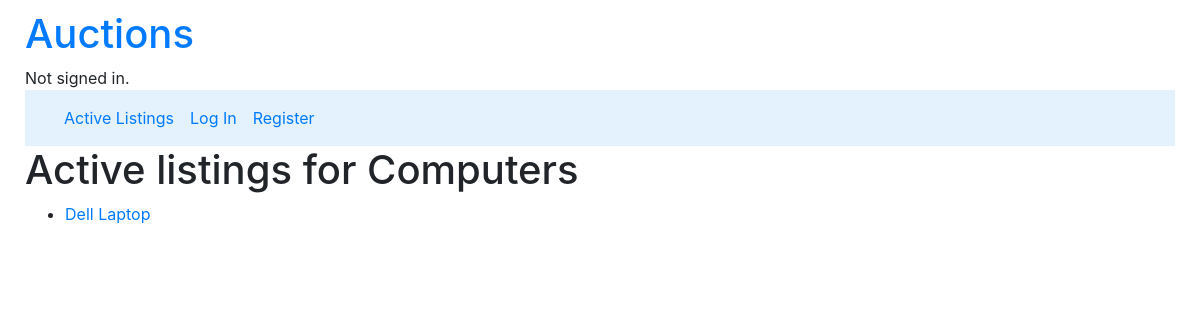
/categories/3, run on an earlier commit of the app's database.
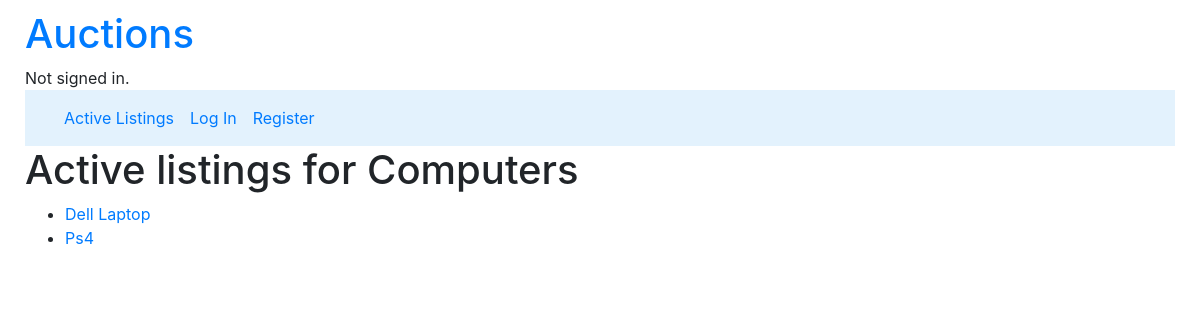
And on a later commit of the database.
### auctions/models.py (models this page shows, shortened)
class Listing(models.Model):
    title = models.CharField(max_length= 30)
    description = models.CharField(max_length= 200)
    creator = models.ForeignKey(User, on_delete=models.CASCADE, related_name="user", null=True)
    bid = models.ManyToManyField("Bid", related_name="current_bid", null=True)
    bidders = models.ManyToManyField(User, blank=True, related_name="buyers")
    pub_date = models.DateField(default=date.today)
    mod_date = models.DateField(default=date.today)
    comments = models.ManyToManyField("Comment", related_name="listing_comments", null=True, blank=True)
    category = models.ManyToManyField("Category", related_name="listing_category", null=True)
    active = models.BooleanField(default=True)
    winner = models.ForeignKey(User, on_delete=models.CASCADE, related_name="sold", null=True)
    listing_image = models.ImageField(null=True, blank=True, upload_to="Images/listings_pics")

### auctions/views.py (the view)
# urls.py: path("categories/<int:category_id>", views.filtered_category_view, name="filtered"),
def filtered_category_view(request, category_id):
    category_name = Category.objects.get(pk=category_id)
    Category_listings = Listing.objects.filter(category=category_name)
    return render(request, "auctions/filtered.html", {"listings": Category_listings,
    "category": category_name})

### auctions/templates/auctions/filtered.html
{% extends "auctions/layout.html" %}
{% block body %}
    <h1>Active listings for {{category.name}}</h1>
    <ul>
        {% for listing in listings %}
            <li><a href="{% url 'listings' listing.id %}">{{listing.title}}</a></li>
        {% endfor %}
    </ul>
{% endblock %}

What changed in the data, as far as the page shows it:
now on this page (row edited): Listing: title "Ps4"
